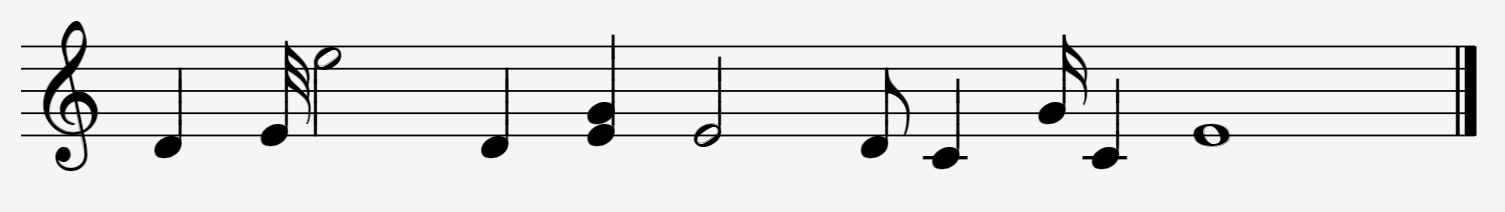
#> input picture test-cases/01.PNG, 1505 x 212 px, given as the content of the folder images/Team_Data_set, which was not available
$ jupyter execute --allow-errors part1.ipynb   (older library calls are emulated)
#> lines starting #> are read from the running program, lines starting #| are printed output that depends on the picture; after the words box and inside, x2 and y2 are one past the last pixel; in counts of white or black regions, pixels touching at a corner belong together; pictures that were not available may be replaced by others from this repository, and a replacement may not be noted
### commonfunctions.py


import skimage.io as io
import matplotlib.pyplot as plt
import numpy as np
from skimage.exposure import histogram
from matplotlib.pyplot import bar
from skimage.color import rgb2gray,rgb2hsv

# Convolution:
from scipy.signal import convolve2d
from scipy import fftpack
import math

from skimage.util import random_noise
from skimage.filters import median
from skimage.feature import canny

from mpl_toolkits.mplot3d import Axes3D  # noqa: F401 unused import

import matplotlib.pyplot as plt
from matplotlib import cm
from matplotlib.ticker import LinearLocator, FormatStrFormatter
import numpy as np

# Edges
from skimage.filters import sobel_h, sobel, sobel_v,roberts, prewitt


from skimage.filters import threshold_otsu

# Show the figures / plots inside the notebook
def show_images(images,titles=None):
    #This function is used to show image(s) with titles by sending an array of images and an array of associated titles.
    # images[0] will be drawn with the title titles[0] if exists
    # You aren't required to understand this function, use it as-is.
    n_ims = len(images)
    if titles is None: titles = ['(%d)' % i for i in range(1,n_ims + 1)]
    fig = plt.figure()
    n = 1
    for image,title in zip(images,titles):
        a = fig.add_subplot(1,n_ims,n)
        if image.ndim == 2:
            plt.gray()
        plt.imshow(image)
        a.set_title(title)
        plt.axis('off')
        n += 1
    fig.set_size_inches(np.array(fig.get_size_inches()) * n_ims)
    plt.show()


# [43 lines left out: functions show_3d_image, show_3d_image_filtering_in_freq, showHist, not called in this run]


def binarize(img,thresh=None):
    img_cp = img.copy()
    threshold = threshold_otsu(img_cp) if thresh is None else thresh
    img_cp[img_cp < threshold] = 0
    img_cp[img_cp >= threshold] = 255
    return img_cp

### part1.ipynb
[cell 1]
from scipy.ndimage.morphology import binary_hit_or_miss
from scipy.ndimage import binary_fill_holes
from commonfunctions import *
import numpy as np
import os
import skimage.io as io
import matplotlib.pyplot as plt
import skimage
from skimage.color import rgb2gray
from skimage.morphology import disk, square, rectangle as rect
import scipy.stats
from skimage import draw
from skimage.morphology import(binary_erosion,
                               binary_dilation,
                               binary_closing,
                               skeletonize,
                               thin,
                               opening
                              )
from skimage.measure import find_contours
from skimage.filters import rank
from skimage.draw import rectangle
from skimage.filters import threshold_otsu, gaussian
from skimage import feature

import random
from sklearn.neighbors import KNeighborsClassifier
from sklearn import svm
from sklearn.model_selection import train_test_split
import pickle

[cell 2]
import cv2
if ' ':
    print('hi')

# [5 lines left out: function cv_show, not called in this run]

[cell 3]
# classes
class staff_meta(object):
    division_height = -1
    line_thickness = -1
    staff_lines_y_coords = []


random_seed = 42
random.seed(random_seed)
np.random.seed(random_seed)

# Classifiers
classifiers = {
    'KNN': KNeighborsClassifier(n_neighbors=7),
    'SVM': svm.LinearSVC(random_state=random_seed)
}

class notes_pitch(object):
    char =   ['e','f','g','a','b','c','d','e','f']
    factor = [ 1 , 1 , 1 , 1 , 1 , 2 , 2 , 2 , 2 ]

[cell 4]
# Functions Used in Image Processing
# [43 lines left out: function get_noteLine_depending_height, not called in this run]

[cell 5]
def filled_holes_centers(char, radius):
    """
    returns: the centers of the filed holes found in the sym_image
    eg: [(x1,y1), (x2,y2)]
    arguments:
    sym_image: this is an image of small size where the filled_ovals
    """
    padded_char = padd_image(char)
    erroded_image = cv2.erode(padded_char,kernel=disk(radius),iterations = 1)
    b_boxes = get_external_bounding_boxes(erroded_image)
    centers = []
    for box in b_boxes:
        X,Y,w,h = box
        cx = X+w//2
        cy=Y+h//2
        centers.append((cx,cy))

    return centers
    ###############NEW BY OMAR###############
# [19 lines left out: function fillingOvals, not called in this run]

[cell 6]
def get_trace_meta(image):
    if len(image.shape) != 2:
        gray = cv2.cvtColor(image,cv2.COLOR_BGR2GRAY)
    else:
        gray = image
    thresh = cv2.threshold(gray, 0, 255, cv2.THRESH_BINARY_INV + cv2.THRESH_OTSU)[1]
    width = gray.shape[1]//5
    # Remove horizontal
    horizontal_kernel = cv2.getStructuringElement(cv2.MORPH_RECT, (width,1))

    # thresh = cv2.Canny(thresh, 30, 200)
    detected_lines = cv2.morphologyEx(thresh, cv2.MORPH_OPEN, horizontal_kernel, iterations=2)

    cnts = cv2.findContours(detected_lines, cv2.RETR_EXTERNAL, cv2.CHAIN_APPROX_NONE)
    cnts = cnts[0] if len(cnts) == 2 else cnts[1]
    division_height=0
    h_max = 1
    bounding_rects = []
    for c in cnts:
        bounding_rects.append(cv2.boundingRect(c))

    for b_rect in bounding_rects:
        X,Y,w,h = b_rect
        if h > h_max:
            h_max = h
    def contour_y(c):
        return c[1]
    bounding_rects = sorted(bounding_rects, key=contour_y)
    lines_y_coordinates = [ b[1] for b in bounding_rects]
    div_height = bounding_rects[1][1] - bounding_rects[0][1]
    s_meta = staff_meta()
    s_meta.division_height = div_height
    s_meta.line_thickness = h_max
    s_meta.staff_lines_y_coords = lines_y_coordinates
    return s_meta

[cell 7]
def padd_image(img):
    """
    this functions padds an image this is very important
    when applying erosion as applying erosion to border
    may result false postives
    """
    out_img = np.zeros((img.shape[0]+2,img.shape[1]+2), dtype=np.uint8)
    out_img[1:out_img.shape[0]-1,1:out_img.shape[1]-1] = img
    return out_img

[cell 8]
def conv_255_true(image):
    image[image == 255] = True
    image[image == 0] = False
    return image
def remove_horizontal_wrapper(org_image, inv_image):
    # both org_image and inv_image must uint8
    line_width, no_staf_1 = remove_horizontal_lines(org_image)
    no_staf_1 = conv_255_true(no_staf_1)
    no_staf = no_staf_1
    inv_image = conv_255_true(inv_image)
    no_staf = np.bitwise_and(no_staf, inv_image)
    return no_staf
def remove_horizontal_lines(image):
    if len(image.shape) != 2:
        gray = cv2.cvtColor(image,cv2.COLOR_BGR2GRAY)
    else:
        gray = image
    thresh = cv2.threshold(gray, 0, 255, cv2.THRESH_BINARY_INV + cv2.THRESH_OTSU)[1]
    width = gray.shape[1]//5
    # Remove horizontal
    horizontal_kernel = cv2.getStructuringElement(cv2.MORPH_RECT, (width,1))

    # thresh = cv2.Canny(thresh, 30, 200)
    detected_lines = cv2.morphologyEx(thresh, cv2.MORPH_OPEN, horizontal_kernel, iterations=2)

    cnts = cv2.findContours(detected_lines, cv2.RETR_EXTERNAL, cv2.CHAIN_APPROX_NONE)

    cnts = cnts[0] if len(cnts) == 2 else cnts[1]

    h_max = 1
    for c in cnts:
        X,Y,w,h = cv2.boundingRect(c)
        if h > h_max:
            h_max=h
    for c in cnts:
        # print(h_max)
        cv2.drawContours(gray, [c], -1, 255, h_max)
        # cv2.imshow('result', gray)
        # cv2.waitKey()
        # cv2.destroyAllWindows()


    # Repair image
    repair_kernel = cv2.getStructuringElement(cv2.MORPH_RECT, (1,h_max*3))
    # print("repair", repair_kernel)
    result = 255-cv2.morphologyEx(255 - gray, cv2.MORPH_CLOSE, repair_kernel, iterations=1)
    # cv2.imshow('result', gray)
    # cv2.waitKey()
    result = cv2.threshold(result, 0, 255, cv2.THRESH_BINARY_INV + cv2.THRESH_OTSU)[1]

    return h_max,result

[cell 9]
def get_external_bounding_boxes(img):
    """
    this function takes and image and returns an array
    of bounding rectangle [(X1,Y1,W1,H1),(X2,Y2,W2,H2),....]
    where
    Wi: is the width
    Hi: is the height
    """
    cnts = cv2.findContours(img, cv2.RETR_EXTERNAL, cv2.CHAIN_APPROX_SIMPLE)
    cnts = cnts[0] if len(cnts) == 2 else cnts[1]
    bounding_rects = []
    for c in cnts:
        b_r = cv2.boundingRect(c)
        # X,Y,w,h = b_r
        bounding_rects.append(b_r)    #
    def contour_x(c):
        return c[0]
    bounding_rects = sorted(bounding_rects, key=contour_x)
    return bounding_rects
def draw_external_bounding_boxes(img,b_rects):
    out = img.copy()
    for b_r in b_rects:
        X,Y,w,h = b_r
        out = cv2.rectangle(out, (X,Y), (X+w, Y+h),1,3)
    return out

[cell 10]
# Image Feature Extraction
target_img_size = (32, 32)

# [6 lines left out: function extract_Sift_features, not called in this run]

def extract_hog_features(img):
    img = cv2.resize(img, target_img_size)
    win_size = (32, 32)
    cell_size = (4, 4)
    block_size_in_cells = (2, 2)

    block_size = (block_size_in_cells[1] * cell_size[1], block_size_in_cells[0] * cell_size[0])
    block_stride = (cell_size[1], cell_size[0])
    nbins = 9  # Number of orientation bins
    hog = cv2.HOGDescriptor(win_size, block_size, block_stride, cell_size, nbins)
    h = hog.compute(img)
    h = h.flatten()
    return h.flatten()

def extract_features(img, feature_set):
    if feature_set == 'hog':
        return extract_hog_features(img)

    elif feature_set == 'sift':
        return extract_Sift_features(img)

[cell 11]
# Load Data Set and Get Features

def load_dataset(path_to_dataset,feature_set):
    features = []
    labels = []

    label_dirs = os.listdir(path_to_dataset)

    i = 0
    j = 0
    for class_dir in label_dirs:
        imgs_path = os.listdir(f'{path_to_dataset}/{class_dir}')
        print( len(imgs_path) )

        for img_path in imgs_path:
            path = os.path.join(f'{path_to_dataset}/{class_dir}', img_path)
            img = cv2.imread(path)

            features.append(extract_features(img,feature_set))
            labels.append( label_dirs[i] )

            # show an update every 300 images
            if j > 0 and j % 300 == 0:
                print(f'[INFO] processed {j}')
            j += 1
        i += 1

    return features, labels

[cell 12]
def run_experiment(path_to_dataset,feature_set='hog'):

    # Load dataset with extracted features
    print('Loading dataset. This will take time ...')

    features, labels = load_dataset(path_to_dataset,feature_set)
#> in load_dataset, img is the input picture: shape (212, 1505, 3); min 0, max 245, mean 226.2
#> in extract_hog_features, `img = cv2.resize(img, target_img_size)`:
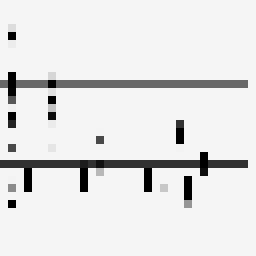
#> img: shape (32, 32, 3) (shown 8 times larger); min 0, max 245, mean 227.7
#> in extract_hog_features, `h = hog.compute(img)`: h = 1764 values, max 0.995 at index 490, min 0 at index 1, mean 0.0672
#> features = 1 item; labels = ['01.PNG']

    print('Finished loading dataset.')

    train_features, test_features, train_labels, test_labels = train_test_split(
        features, labels, test_size=0.2, random_state=random_seed)

    for model_name, model in classifiers.items():
        print('############## Training', model_name, "##############")

        model.fit(train_features, train_labels)

        accuracy = model.score(test_features, test_labels)
        print(model_name, 'accuracy:', accuracy*100, '%')

        # Store
        PickleFile = open(f'pickle_model_{model_name}', 'wb')
        pickle.dump(model, PickleFile)
        PickleFile.close()

#path = 'images/CMP_Data_set'
path = 'images/Team_Data_set'
#> (the rest of this cell did not finish here and is left out)

[cell 13]
# common functions
def binary_opening(img, selem):
    return binary_dilation(binary_erosion(img, selem=selem), selem=selem)

def get_bounding_boxes(img,box_aspect_ratio):
    """
    summary: this function returns the bounding boxes sorted according to x-min
    parameter:
    img: is a binary image for which to find the contours
    aspect_ratio: is a tuple where (low_aspect_ratio,high_aspect_ratio)
    """
    contours = find_contours(img,.8, fully_connected="low")
    bounding_boxes=[]
    for contour in contours:
        Xmin= np.min(contour[:,1])
        Xmax=np.max(contour[:,1])
        Ymin=np.min(contour[:,0])
        Ymax = np.max(contour[:,0])
        if(Ymax-Ymin != 0):
            aspect_ratio = (Xmax-Xmin)/(Ymax-Ymin)
        else:
            aspect_ratio = 3000

        if aspect_ratio >= box_aspect_ratio[0] and aspect_ratio <= box_aspect_ratio[1]:
            bounding_boxes.append([int(round(Xmin)),int(round(Xmax)),int(round(Ymin)),int(round(Ymax))])


    def x_min(shape):
        return shape[0]

    bounding_boxes = sorted(bounding_boxes, key=x_min)
    return bounding_boxes

# [20 lines left out: functions get_bounded_image, draw_bounding_boxes, not called in this run]

[cell 14]
images_paths = [ f"test-cases/0{i+1}.PNG" for i in range(11)]
print(images_paths)

original_image = io.imread(images_paths[6])
gray_image = rgb2gray(original_image)
show_images([gray_image], ['gray'])
#> in show_images, `n_ims = len(images)`: n_ims = 1
#> the loop in show_images, `for image,title in zip(images,titles):` made 1 pass
#> (title, n) on pass 1: ('gray', 2)
#> after the loop in show_images, `for image,title in zip(images,titles):`: n = 2
binary_image = binarize(gray_image)
#> in binarize, `threshold = threshold_otsu(img_cp) if thresh is None else thresh`: threshold = 0.52
#> in binarize, `img_cp[img_cp < threshold] = 0`:
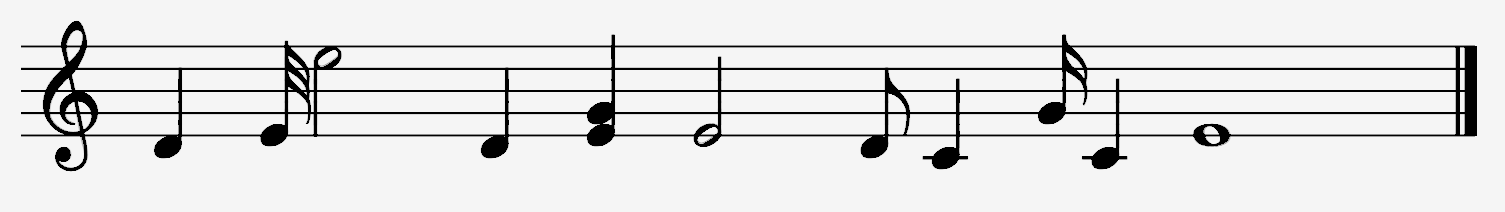
#> img_cp: shape (212, 1505) float64; min 0, max 0.961, mean 0.881
#> in binarize, `img_cp[img_cp >= threshold] = 255`:
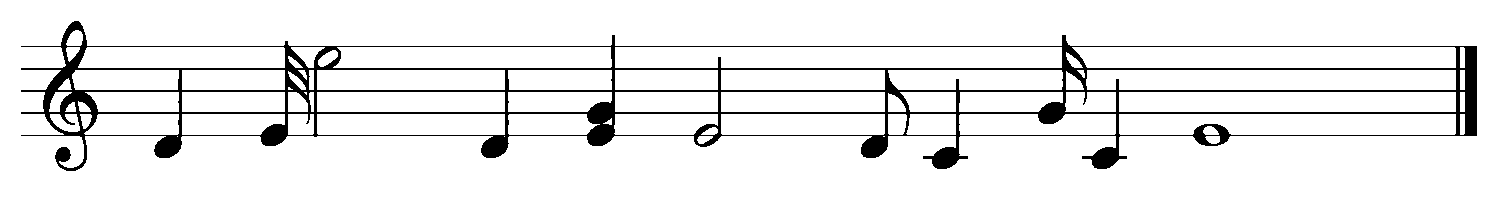
#> img_cp: shape (212, 1505) float64; 92.6% white; 1 black region, box (x1, y1, x2, y2) and area: (21, 21, 1477, 171) 23531
inverted_image = 255 - binary_image

inverted_image[:, inverted_image.shape[1]-1]=0
rows=1
cols=original_image.shape[1] // 4
selem = rect(rows,cols)
erroded_img = binary_erosion(inverted_image,selem=selem)
#> erroded_img: shape (212, 1505) bool; 2.7% white in thin lines or dots, all inside (x1, y1, x2, y2) = (209, 46, 1290, 136)

rows=1
cols=original_image.shape[1] // 4
selem = rect(rows,cols)
erroded_img2 = binary_dilation(erroded_img, selem=selem)
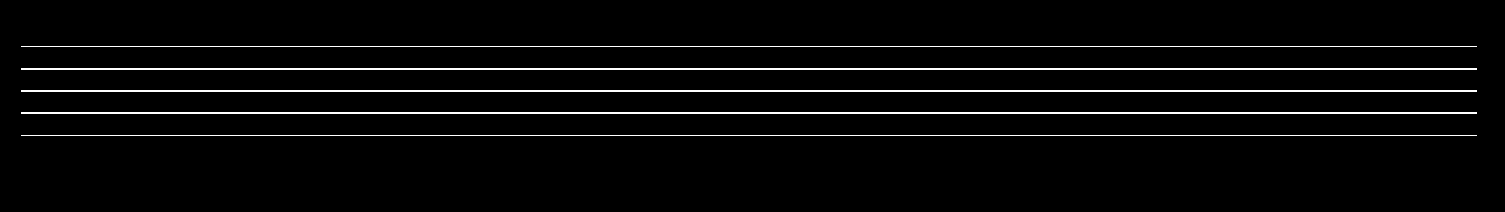
#> erroded_img2: shape (212, 1505) bool; 3.7% white in thin lines or dots, all inside (x1, y1, x2, y2) = (21, 46, 1477, 136)
# inverted_image2 = inverted_image - erroded_img2

show_images([erroded_img2], ['erroded2'])
#> the loop in show_images (call 2), `for image,title in zip(images,titles):` made 1 pass
print(erroded_img)
#> (printed output is left out)
rows = original_image.shape[0] // 8
cols = 1
selem = rect(rows,cols)
closed_img  = binary_closing(erroded_img2, selem = selem)
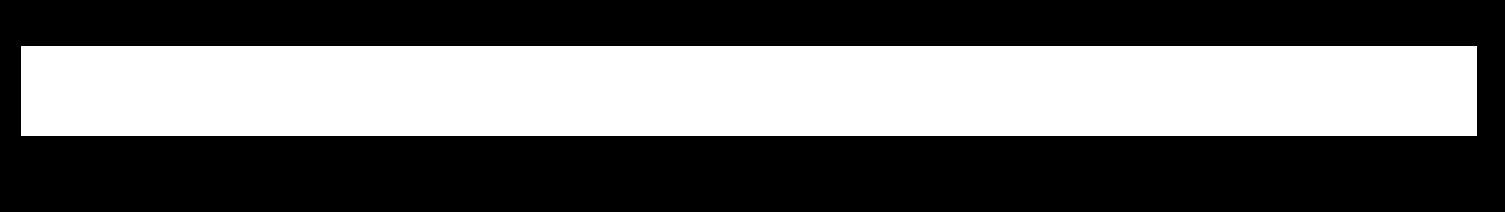
#> closed_img: shape (212, 1505) bool; 41.1% white; 1 white region, box (x1, y1, x2, y2) and area: (21, 46, 1477, 136) 131040


# closed_img  = binary_closing(closed_img, selem = selem)
show_images([inverted_image,erroded_img2,closed_img],['original image','erroded-dilated','closed'])

staffs_area = np.sum(erroded_img2)
#> staffs_area = 11648
print(staffs_area)
#| 11648

[cell 15]
#  calculate the trace bounding boxes
trace_bounding_boxes = get_bounding_boxes(closed_img,(1,4000))
#> in get_bounding_boxes, `contours = find_contours(img,.8, fully_connected="low")`: contours = 1 point arrays, longest 3093 points
#> the loop in get_bounding_boxes, `for contour in contours:` made 1 pass
#> (Xmin, Xmax, Ymin, Ymax, aspect_ratio) on pass 1: (20.8, 1476.2, 45.8, 135.2, 16.28)
#> after the loop in get_bounding_boxes, `for contour in contours:`: bounding_boxes = [[21, 1476, 46, 135]]
#> trace_bounding_boxes = [[21, 1476, 46, 135]]
# print(trace_bounding_boxes)

bigger_trace_bounding_boxes = []
trace_images_array = []
division_height=0
trace_height = 0

for box in trace_bounding_boxes:
    trace_height = box[3]-box[2]
    trace_width = box[1] - box[0]
    division_height = (trace_height)/4
    division_height = int(np.ceil(division_height))
    #  division_height *=2
    [Xmin, Xmax, Ymin, Ymax] = [int(round(x)) for x in box]
    Ymin -= 2 * division_height
    Ymin = Ymin if Ymin >0 else 0
    Ymax += 2 * division_height
    bigger_trace_bounding_boxes.append([Xmin, Xmax, Ymin, Ymax])
    trace_images_array.append(gray_image[Ymin:Ymax,Xmin:Xmax])
#> this loop made 1 pass
#> (box, trace_height, trace_width, division_height, Xmin, Xmax, Ymin, Ymax) on pass 1: ([21, 1476, 46, 135], 89, 1455, 23, 21, 1476, 0, 181)
#> after the loop, bigger_trace_bounding_boxes = [[21, 1476, 0, 181]]; trace_images_array = 1 item

staff_length = bigger_trace_bounding_boxes
#> staff_length = [[21, 1476, 0, 181]]

$ run again, on test-cases/05.PNG
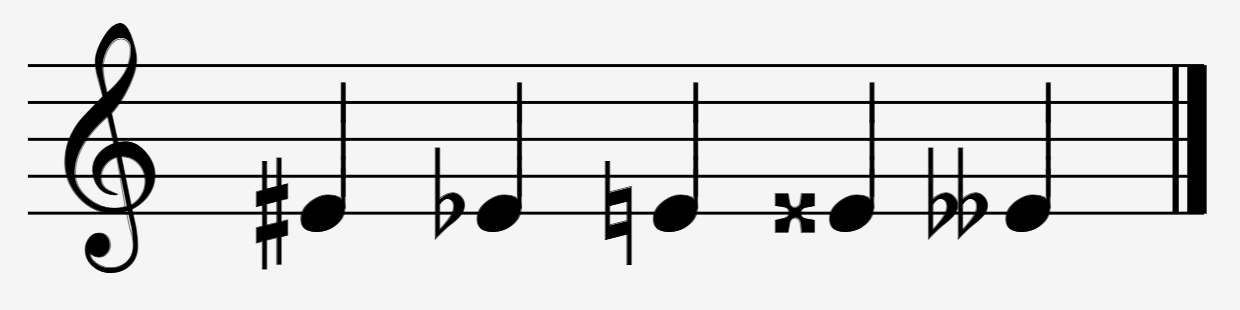
#> input picture test-cases/05.PNG, 1240 x 310 px, given as the content of the folder images/Team_Data_set, which was not available
#> in load_dataset, img is the input picture: shape (310, 1240, 3); min 0, max 245, mean 218.6
#> img: shape (32, 32, 3)
#> h = 1764 values, max 0.995 at index 1039, min 0 at index 1, mean 0.0776
#> features = 1 item; labels = ['05.PNG']
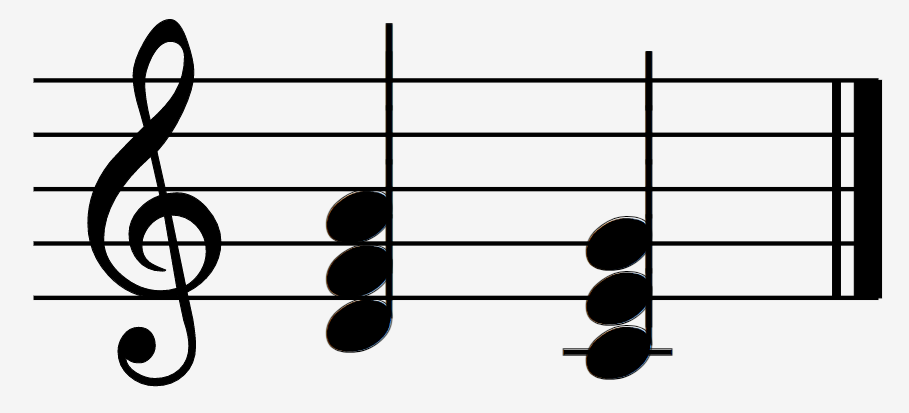
#> input picture test-cases/07.PNG, 909 x 413 px
#> original_image is the input picture: shape (413, 909, 4); mean R, G, B, A 206.9, 206.9, 206.9, 255
#> n_ims = 1
#> the loop in show_images, `for image,title in zip(images,titles):` made 1 pass
#> (title, n) on pass 1: ('gray', 2)
#> after the loop in show_images, `for image,title in zip(images,titles):`: n = 2
#> threshold = 0.49
#> inverted_image: shape (413, 909) float64; 15.6% white; 8 white regions (7 under 20 px), largest, box (x1, y1, x2, y2) and area: (34, 19, 882, 386) 58706
#> erroded_img: shape (413, 909) bool; 3.6% white; 5 white regions, box (x1, y1, x2, y2) and area: (147, 241, 769, 246) 3110, (147, 78, 769, 83) 3103, (147, 133, 769, 137) 2488, (147, 187, 769, 191) 2488, (147, 296, 769, 300) 2481
#> erroded_img2: shape (413, 909) bool; 5% white; 5 white regions, box (x1, y1, x2, y2) and area: (34, 241, 882, 246) 4240, (34, 78, 882, 83) 4233, (34, 133, 882, 137) 3392, (34, 187, 882, 191) 3392, (34, 296, 882, 300) 3385
#> the loop in show_images (call 2), `for image,title in zip(images,titles):` made 1 pass
#> (printed output is left out)
#> closed_img: shape (413, 909) bool; 50.1% white; 1 black region, box (x1, y1, x2, y2) and area: (0, 0, 909, 413) 187175
#> staffs_area = 18642
#| 18642
#> contours = 1 point arrays, longest 2141 points
#> the loop in get_bounding_boxes, `for contour in contours:` made 1 pass
#> (Xmin, Xmax, Ymin, Ymax, aspect_ratio) on pass 1: (33.8, 881.2, 77.8, 299.2, 3.83)
#> after the loop in get_bounding_boxes, `for contour in contours:`: bounding_boxes = [[34, 881, 78, 299]]
#> the loop `for box in trace_bounding_boxes:` made 1 pass
#> (box, trace_height, trace_width, division_height, Xmin, Xmax, Ymin, Ymax) on pass 1: ([34, 881, 78, 299], 221, 847, 56, 34, 881, 0, 411)
#> after the loop `for box in trace_bounding_boxes:`: bigger_trace_bounding_boxes = [[34, 881, 0, 411]]; trace_images_array = 1 item
#> staff_length = [[34, 881, 0, 411]]
